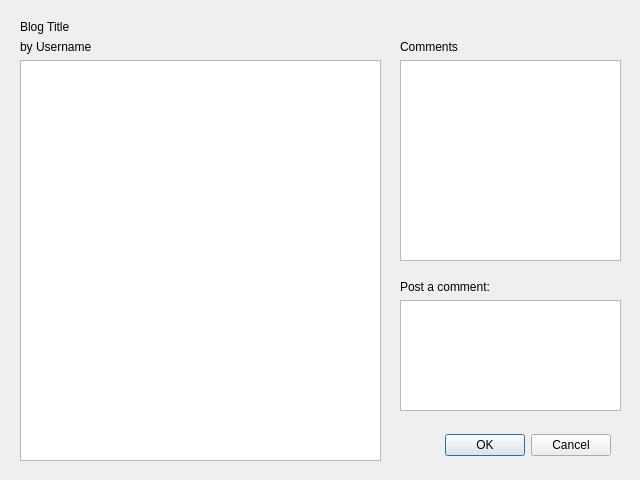
<?xml version="1.0" encoding="UTF-8"?>
<ui version="4.0">
 <class>ViewBlog</class>
 <widget class="QDialog" name="ViewBlog">
  <property name="geometry">
   <rect>
    <x>0</x>
    <y>0</y>
    <width>640</width>
    <height>480</height>
   </rect>
  </property>
  <property name="windowTitle">
   <string>Dialog</string>
  </property>
  <widget class="QDialogButtonBox" name="buttonBox">
   <property name="geometry">
    <rect>
     <x>390</x>
     <y>430</y>
     <width>221</width>
     <height>31</height>
    </rect>
   </property>
   <property name="orientation">
    <enum>Qt::Horizontal</enum>
   </property>
   <property name="standardButtons">
    <set>QDialogButtonBox::Cancel|QDialogButtonBox::Ok</set>
   </property>
  </widget>
  <widget class="QWidget" name="">
   <property name="geometry">
    <rect>
     <x>20</x>
     <y>20</y>
     <width>361</width>
     <height>441</height>
    </rect>
   </property>
   <layout class="QVBoxLayout" name="verticalLayout">
    <item>
     <widget class="QLabel" name="blogTitleLabel">
      <property name="text">
       <string>Blog Title</string>
      </property>
     </widget>
    </item>
    <item>
     <widget class="QLabel" name="authorLabel">
      <property name="text">
       <string>by Username</string>
      </property>
     </widget>
    </item>
    <item>
     <widget class="QTextBrowser" name="contentBrowser"/>
    </item>
   </layout>
  </widget>
  <widget class="QWidget" name="">
   <property name="geometry">
    <rect>
     <x>400</x>
     <y>280</y>
     <width>221</width>
     <height>131</height>
    </rect>
   </property>
   <layout class="QVBoxLayout" name="verticalLayout_3">
    <item>
     <widget class="QLabel" name="label">
      <property name="text">
       <string>Post a comment:</string>
      </property>
     </widget>
    </item>
    <item>
     <widget class="QTextEdit" name="commentEdit"/>
    </item>
   </layout>
  </widget>
  <widget class="QWidget" name="">
   <property name="geometry">
    <rect>
     <x>400</x>
     <y>40</y>
     <width>221</width>
     <height>221</height>
    </rect>
   </property>
   <layout class="QVBoxLayout" name="verticalLayout_2">
    <item>
     <widget class="QLabel" name="commentLabel">
      <property name="text">
       <string>Comments</string>
      </property>
     </widget>
    </item>
    <item>
     <widget class="QTableWidget" name="commentTable"/>
    </item>
   </layout>
  </widget>
 </widget>
 <resources/>
 <connections>
  <connection>
   <sender>buttonBox</sender>
   <signal>accepted()</signal>
   <receiver>ViewBlog</receiver>
   <slot>accept()</slot>
   <hints>
    <hint type="sourcelabel">
     <x>248</x>
     <y>254</y>
    </hint>
    <hint type="destinationlabel">
     <x>157</x>
     <y>274</y>
    </hint>
   </hints>
  </connection>
  <connection>
   <sender>buttonBox</sender>
   <signal>rejected()</signal>
   <receiver>ViewBlog</receiver>
   <slot>reject()</slot>
   <hints>
    <hint type="sourcelabel">
     <x>316</x>
     <y>260</y>
    </hint>
    <hint type="destinationlabel">
     <x>286</x>
     <y>274</y>
    </hint>
   </hints>
  </connection>
 </connections>
</ui>
